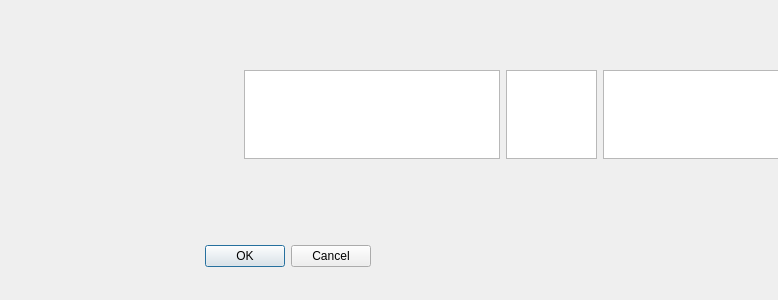
<?xml version="1.0" encoding="UTF-8"?>
<ui version="4.0">
 <class>resWindow</class>
 <widget class="QDialog" name="resWindow">
  <property name="geometry">
   <rect>
    <x>0</x>
    <y>0</y>
    <width>778</width>
    <height>300</height>
   </rect>
  </property>
  <property name="windowTitle">
   <string>Dialog</string>
  </property>
  <widget class="QDialogButtonBox" name="buttonBox">
   <property name="geometry">
    <rect>
     <x>30</x>
     <y>240</y>
     <width>341</width>
     <height>32</height>
    </rect>
   </property>
   <property name="orientation">
    <enum>Qt::Horizontal</enum>
   </property>
   <property name="standardButtons">
    <set>QDialogButtonBox::Cancel|QDialogButtonBox::Ok</set>
   </property>
  </widget>
  <widget class="QWidget" name="horizontalLayoutWidget_2">
   <property name="geometry">
    <rect>
     <x>150</x>
     <y>170</y>
     <width>617</width>
     <height>91</height>
    </rect>
   </property>
   <layout class="QHBoxLayout" name="horizontalLayout_2"/>
  </widget>
  <widget class="QWidget" name="horizontalLayoutWidget">
   <property name="geometry">
    <rect>
     <x>244</x>
     <y>70</y>
     <width>615</width>
     <height>89</height>
    </rect>
   </property>
   <layout class="QHBoxLayout" name="horizontalLayout">
    <item>
     <widget class="QTableView" name="tableView">
      <property name="sizePolicy">
       <sizepolicy hsizetype="Fixed" vsizetype="Expanding">
        <horstretch>0</horstretch>
        <verstretch>0</verstretch>
       </sizepolicy>
      </property>
     </widget>
    </item>
    <item>
     <widget class="QTableView" name="tableView_2"/>
    </item>
    <item>
     <widget class="QTableView" name="tableView_3">
      <property name="sizePolicy">
       <sizepolicy hsizetype="Fixed" vsizetype="Expanding">
        <horstretch>0</horstretch>
        <verstretch>0</verstretch>
       </sizepolicy>
      </property>
     </widget>
    </item>
   </layout>
  </widget>
 </widget>
 <resources/>
 <connections>
  <connection>
   <sender>buttonBox</sender>
   <signal>accepted()</signal>
   <receiver>resWindow</receiver>
   <slot>accept()</slot>
   <hints>
    <hint type="sourcelabel">
     <x>248</x>
     <y>254</y>
    </hint>
    <hint type="destinationlabel">
     <x>157</x>
     <y>274</y>
    </hint>
   </hints>
  </connection>
  <connection>
   <sender>buttonBox</sender>
   <signal>rejected()</signal>
   <receiver>resWindow</receiver>
   <slot>reject()</slot>
   <hints>
    <hint type="sourcelabel">
     <x>316</x>
     <y>260</y>
    </hint>
    <hint type="destinationlabel">
     <x>286</x>
     <y>274</y>
    </hint>
   </hints>
  </connection>
 </connections>
</ui>
